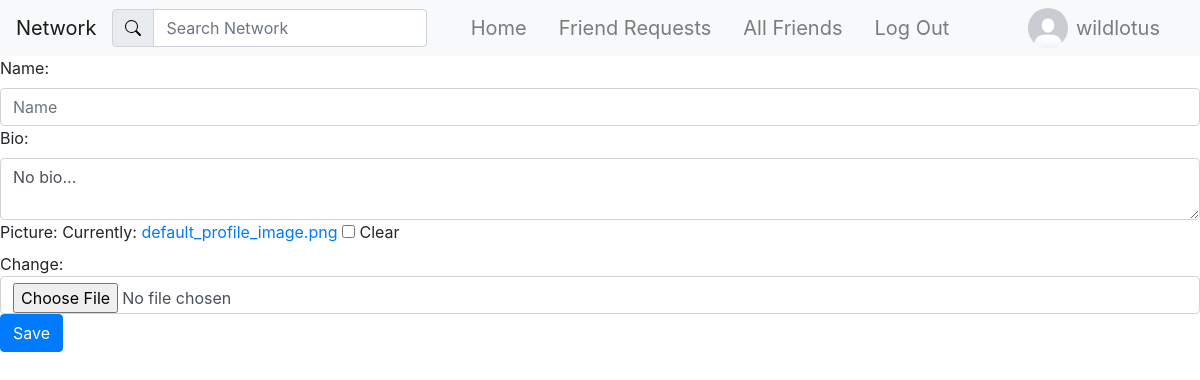
Page /edit_profile/8 (signed in) on the committed database.
### network/models.py (models this page shows)
class User(AbstractUser):
    pass

class UserProfile(models.Model):
    user = models.OneToOneField(User, primary_key=True, related_name="profile", on_delete=models.CASCADE)
    name = models.CharField(max_length=64, blank=True, null=True)
    bio = models.TextField(blank=True, default="No bio...")
    picture = models.ImageField(blank=True, default="default_profile_image.png")
    friends = models.ManyToManyField(User, blank=True, related_name="friends")

### network/views.py (the view)
# urls.py: path("edit_profile/<int:profile_id>", views.edit_profile, name="edit_profile"),
def edit_profile(request, profile_id):
    if request.method == "POST":
        profile = UserProfile.objects.get(pk=profile_id)
        if profile.user == request.user:
            form = EditProfileForm(request.POST, request.FILES, instance=profile)
            if form.is_valid():
                form.save()
                return HttpResponseRedirect(reverse("edit_profile", args=(profile.user.id,)))
        else:
            return JsonResponse({"error": "You do not have the permisson to perform this action."}, status=403)
    else:
        profile = UserProfile.objects.get(pk=profile_id)
        form = EditProfileForm(instance=profile)
    return render(request, "network/edit_profile.html", {
        "profile": profile,
        "form": form
    })

### network/forms.py
class EditProfileForm(forms.ModelForm):
    def __init__(self, *args, **kwargs):
            super(EditProfileForm, self).__init__(*args, **kwargs)
            self.fields['name'].widget.attrs = {'class': 'form-control', 'placeholder': 'Name' }
            self.fields['bio'].widget.attrs = {'class': 'form-control', 'placeholder': 'Bio'}
            self.fields['picture'].widget.attrs = {'class': 'form-control'}
    class Meta:
        model = UserProfile
        fields = ["name", "bio", 'picture']

### network/templates/network/edit_profile.html (shortened to what this page needs)
{% extends "network/layout.html" %}
{% block body %}
    <form action="{% url 'edit_profile' profile.user.id %}" method="post" enctype="multipart/form-data">
        {{ form }}
        <button type="submit" class="btn btn-primary">Save</button>
    </form>
{% endblock %}

### network/templates/network/layout.html (shortened to what this page needs)
{% load static %}
<!DOCTYPE html>
<html lang="en">
<head>
    <link rel="stylesheet" href="https://stackpath.bootstrapcdn.com/bootstrap/4.4.1/css/bootstrap.min.css">
    <link rel="stylesheet" href="{% static 'network/css/styles.css' %}">
</head>
<body>
    <nav class="navbar navbar-expand-lg navbar-light bg-light">
        <a class="navbar-brand" href="{% url 'index' %}">Network</a>
        <form class="form-inline" action="{% url 'search_results' %}" method="get">
            <div class="input-group">
                <div class="input-group-prepend">
                    <span class="input-group-text" id="basic-addon1">
                        <img src="{% static 'network/images/search.svg' %}" alt="">
                    </span>
                </div>
                <input class="form-control mr-sm-2" type="search" placeholder="Search Network" aria-label="Search" name="q">
            </div>
        </form>
        <div class="collapse navbar-collapse" id="navbarNav">
            <ul class="navbar-nav mx-auto">
                <li class="nav-item">
                    <a class="navbar-brand nav-link" href="{% url 'index' %}">
                        Home
                    </a>
                </li>
                {% if user.is_authenticated %}
                <li class="nav-item">
                    <a class="navbar-brand nav-link" href="{% url 'friend_requests' %}">
                        Friend Requests
                    </a>
                </li>
                <li class="nav-item">
                    <a class="navbar-brand nav-link" href="{% url 'friends' user.id %}">
                        All Friends
                    </a>
                </li>
                <li class="nav-item">
                    <a class="navbar-brand nav-link" href="{% url 'account_logout' %}">
                        Log Out
                    </a>
                </li>
                {% endif %}
            </ul>
            {% if user.is_authenticated %}
                <ul class="navbar-nav ml-auto">
                    <li class="nav-item">
                        <img src="{{ user.profile.picture.url }}" alt="Logged in Profile Picture" width="40" height="40" style="border-radius: 50%;">
                    </li>
                    <li class="nav-item">
                        <a class="nav-link navbar-brand" href="{% url 'profile' user.id %}" id="profile">{{ user.username }}</a>
                    </li>
                </ul>
            {% endif %}
        </div>
    </nav>
    <div class="body">
        {% block body %}
        {% endblock %}
    </div>
</body>
</html>

### rows in the picture
User: profile.picture (placeholder picture), username "wildlotus"
UserProfile: bio "No bio..."
